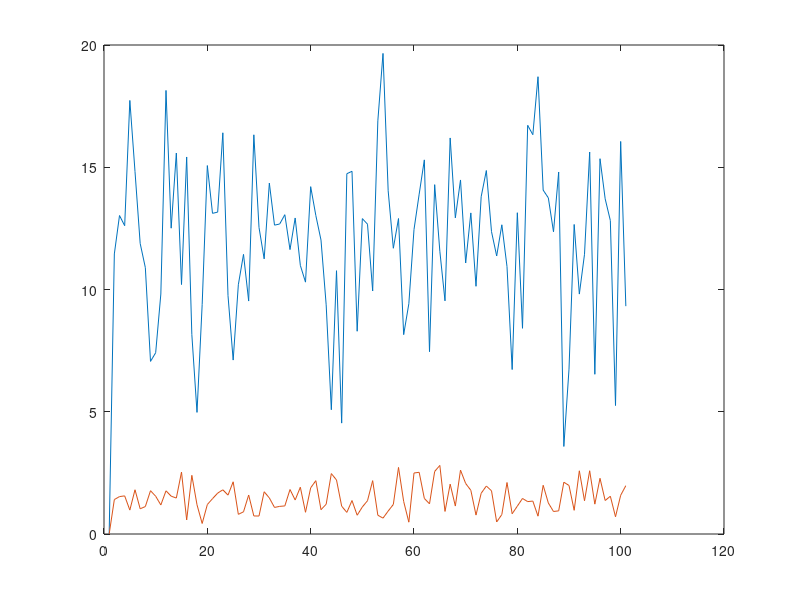

Source code (MATLAB):
clc
clear all
close all


A=[1 2 3 4;
   4 5 6 7;
   8 1 2 4;
   2 4 3 7];

I=[1 0 0 0;
   0 1 0 0;
   0 0 1 0;
   0 0 0 1];

rf=inv(A*(A')+100*I)*(A');

dat=[0];

for i=1:100
   x=rand(1,4)';
   z=A*x+rand(1,4)';
   xm=rf*z;
  dat(end+1)=sum(abs(xm-x));
end


rf=inv(A*(A')+12*I)*(A');

dat1=[0];

for i=1:100
   x=rand(1,4)';
   z=A*x+rand(1,4)';
   xm=rf*z;
  dat1(end+1)=sum(abs(xm-x));
end


plot(dat1)
hold
plot(dat)
